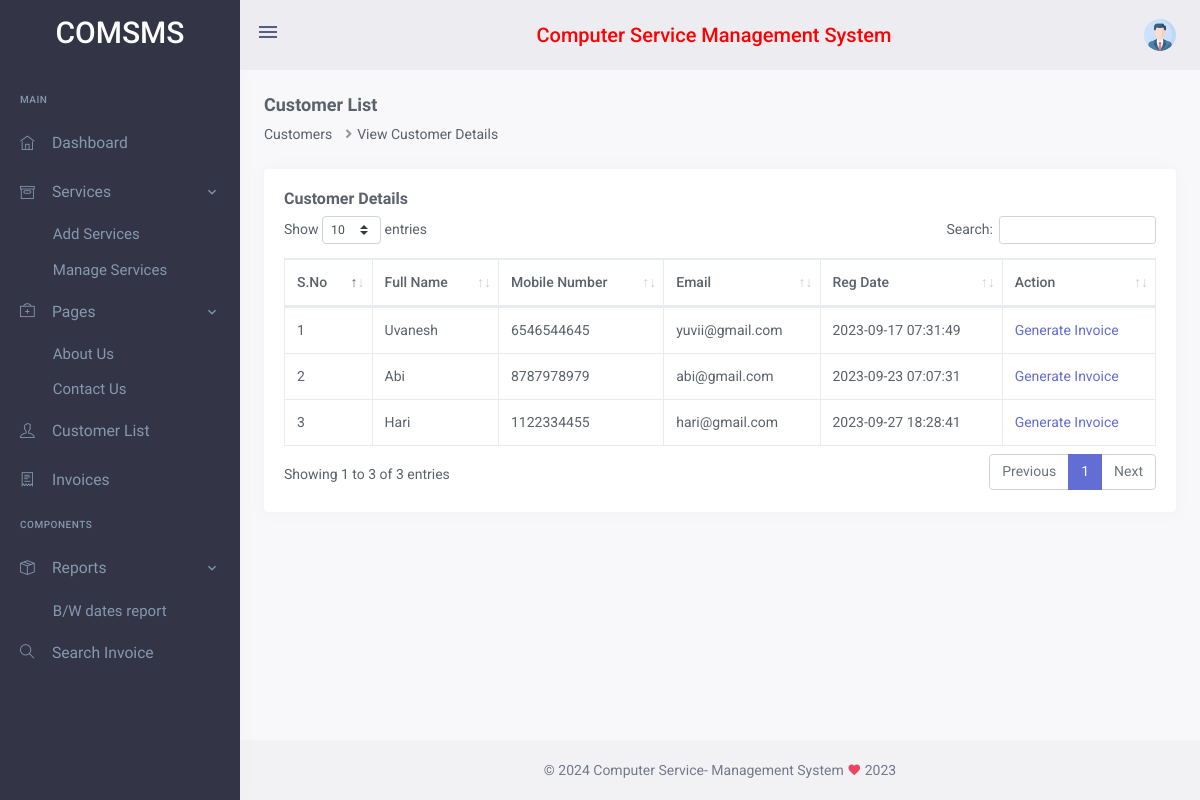
The app's page /comsms/admin/customer-list.php (signed in) with its own data.
### tables this page shows
CREATE TABLE `tbluser` (
  `ID` int(10) NOT NULL,
  `FullName` varchar(20) DEFAULT NULL,
  `MobileNumber` bigint(10) DEFAULT NULL,
  `Email` varchar(30) DEFAULT NULL,
  `Password` varchar(200) DEFAULT NULL,
  `RegDate` timestamp NULL DEFAULT current_timestamp()
);

### comsms/admin/customer-list.php (the view, shortened to what this page needs)
<?php
include('includes/dbconnection.php');
if (strlen($_SESSION['comsmsaid']==0)) {
  header('location:logout.php');
  } else{
?>
<!doctype html>
<html lang="en">
    <head>
       <?php include_once('includes/css.php'); ?>
    </head>
    <body data-sidebar="dark">
        <div id="layout-wrapper">
            <?php include_once('includes/header.php');?>
           <?php include_once('includes/sidebar.php');?>
            <div class="main-content">
                <div class="page-content">
                    <div class="container-fluid">
                        <div class="row align-items-center">
                            <div class="col-sm-6">
                                <div class="page-title-box">
                                    <h4 class="font-size-18">Customer List</h4>
                                    <ol class="breadcrumb mb-0">
                                        <li class="breadcrumb-item">Customers</li>
                                        <li class="breadcrumb-item">View Customer Details</li>
                                    </ol>
                                </div>
                            </div>
                        </div>
                        <div class="row">
                            <div class="col-12">
                                <div class="card">
                                    <div class="card-body">
                                        <h4 class="card-title">Customer Details</h4>
                                        <table id="datatable" class="table table-bordered dt-responsive nowrap" style="border-collapse: collapse; border-spacing: 0; width: 100%;">
                                            <thead>
                                            <tr>
                                                <th>S.No</th>
                                                <th>Full Name</th>
                                                <th>Mobile Number</th>
                                                <th>Email</th>
                                                <th>Reg Date</th>
                                                <th>Action</th>
                                            </tr>
                                            </thead>
                                            <tbody>
                                                 <?php
$ret=mysqli_query($con,"select * from tbluser");
$cnt=1;
while ($row=mysqli_fetch_array($ret)) {
?>
                                            <tr>
                                                <td><?php echo $cnt;?></td>
                                                <td><?php  echo $row['FullName'];?></td>
                                                  <td><?php  echo $row['MobileNumber'];?></td>
                                                <td><?php  echo $row['Email'];?></td>
                                                <td><?php  echo $row['RegDate'];?></td>
                                                  <td><a href="gen-invoice.php?uid=<?php echo htmlentities ($row['ID']);?>">Generate Invoice</a></td>
                                            </tr>
                                        <?php
$cnt=$cnt+1;
}?>
                                            </tbody>
                                        </table>
                                    </div>
                                </div>
                            </div>
                        </div>
                    </div>
                </div>
<?php include_once('includes/footer.php');?>
            </div>
        </div>
    </body>
</html>
<?php  } ?>

### records on screen
tbluser: FullName "Uvanesh", MobileNumber "6546544645", Email "yuvii@gmail.com", RegDate "2023-09-17 07:31:49"
tbluser: FullName "Abi", MobileNumber "8787978979", Email "abi@gmail.com", RegDate "2023-09-23 07:07:31"
tbluser: FullName "Hari", MobileNumber "1122334455", Email "hari@gmail.com", RegDate "2023-09-27 18:28:41"
